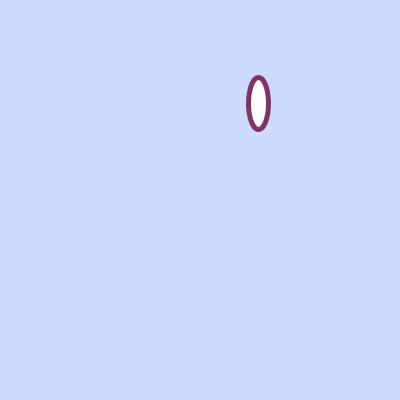
Frame 1 (no input)
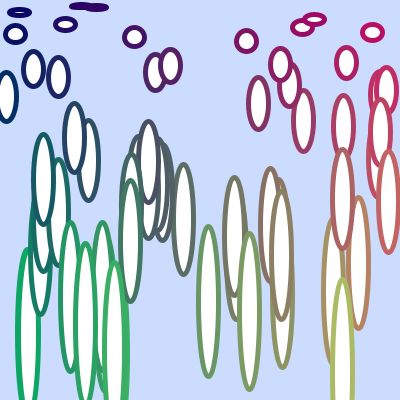
Frame 60 (the mouse pressed at the canvas centre just before this capture)
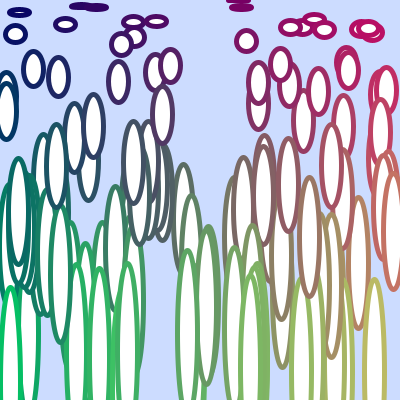
Frame 120 (the mouse held since frame 60 and released just before this capture)

The Processing sketch that drew these frames (run headless with seeded random() and noise(); from frame 60 on, the mouse is pressed at the canvas centre):

// Processing sketch: processing_133107
// ── processing_133107.pde

void setup(){
  size(400,400);
  noStroke();
  smooth();
  background(204,220,255);
}

void draw(){
  float x=random(400);
  float y=random(400);
  stroke(x/2,y/2,100);
  strokeWeight(5);
  ellipse(x,y,20,y/2);
  } 
